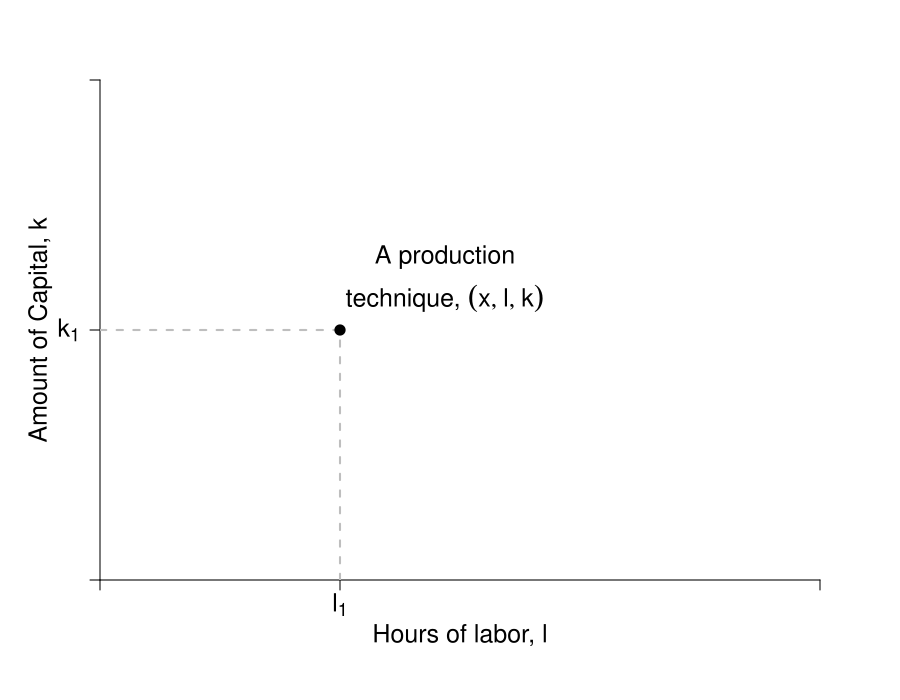

Here is the R script that generated this plot:
require(shape)
pdf(file = "firmmarketsupply/production_tech_marginfig.pdf", width = 9, height = 7)

#Set parameters for graphics
axislabelsize <- 1.5
labelsize <- 1.5
graphlinewidth <- 3
segmentlinewidth <- 2

COL <- c("#7fc97f", "#beaed4", "#fdc086", "#ffff99", "#386cb0", "#f0027f", "#bf5b17", "#666666")
COLA <- c("#e0f3db", "#99d8c9","#66c2a4","#41ae76", "#238b45", "#005824")
COLB <- c("#c6dbef", "#4eb3d3", "#2b8cbe", "#0868ac","#084081")

par(mar =  c(6, 5, 4, 4))

mrsA <- function(x, rmax = 10, xmax = 20) {
  rmax - (rmax/xmax)*x
}

uA <- function(x, y, rmax, rmax = 10, xmas = 20) {
  y + rmax*x - (1/2)(rmax/xmax)*x^2
}

xlims <- c(0, 12)
ylims <- c(0, 12)

npts <- 501 


plot(0, 0, xlim = xlims, ylim = ylims, type = "n",
     xlab = expression(paste("")),
     ylab = expression(paste("")), 
     xaxt = "n", 
     yaxt = "n", 
     cex.lab = axislabelsize, 
     bty = "n",
     xaxs="i", 
     yaxs="i")

# ticksy <- seq(from = 0, to = ylims[2], by = 2)
# ylabels <- seq(from = 0, to = ylims[2], by = 2)
# ticksx <- seq(from = 0, to = xlims[2], by = 2)
# xlabels <- seq(from = 0, to = xlims[2], by = 2)
ticksy <- c(0, 6, ylims[2])
ylabels <- c(NA, expression(paste(k[1])), NA)
ticksx <- c(0, 4, xlims[2])
xlabels <- c(NA, expression(paste(l[1])), NA)

axis(1, at = ticksx, pos = 0, labels = xlabels, cex.axis = labelsize)
axis(2, at = ticksy, pos = 0, labels = ylabels, las = 1, cex.axis = labelsize)

npts <- 500 
xx1 <- seq(xlims[1], xlims[2], length.out = npts)


mtext(expression(paste("Hours of labor, ", l)), side=1, line = 2.5, cex = axislabelsize)
text(-1, 0.5*ylims[2], expression(paste("Amount of Capital, ", k)), xpd = TRUE, cex = axislabelsize, srt = 90) 


#For production technique 
segments(0, 6, 4, 6, lty = 2, col = "gray", lwd = segmentlinewidth)
segments(4, 0, 4, 6, lty = 2, col = "gray", lwd = segmentlinewidth)

points(4, 6, pch = 16, col = "black", cex = 1.5)
text(5.75, 7.75, expression(paste("A production")), cex = labelsize)
text(5.75, 6.75, expression(paste("technique, ", (list(x, l, k)))), cex = labelsize)


dev.off()
